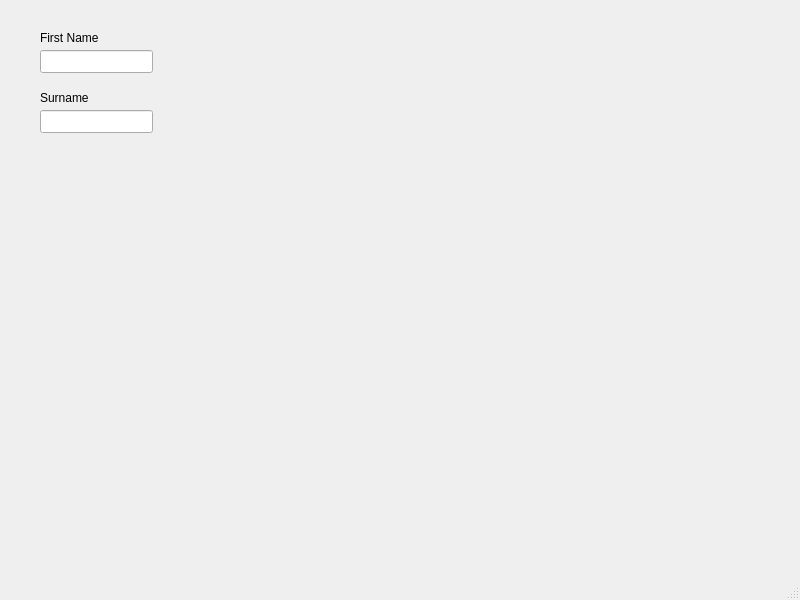
<?xml version="1.0" encoding="UTF-8"?>
<ui version="4.0">
 <class>MainWindow</class>
 <widget class="QMainWindow" name="MainWindow">
  <property name="geometry">
   <rect>
    <x>0</x>
    <y>0</y>
    <width>800</width>
    <height>600</height>
   </rect>
  </property>
  <property name="windowTitle">
   <string>MainWindow</string>
  </property>
  <property name="toolTipDuration">
   <number>-7</number>
  </property>
  <widget class="QWidget" name="centralwidget">
   <widget class="QLineEdit" name="firstNameInput">
    <property name="geometry">
     <rect>
      <x>40</x>
      <y>50</y>
      <width>113</width>
      <height>23</height>
     </rect>
    </property>
   </widget>
   <widget class="QLineEdit" name="surnameEdit">
    <property name="geometry">
     <rect>
      <x>40</x>
      <y>110</y>
      <width>113</width>
      <height>23</height>
     </rect>
    </property>
   </widget>
   <widget class="QLabel" name="firstNameLabel">
    <property name="geometry">
     <rect>
      <x>40</x>
      <y>30</y>
      <width>71</width>
      <height>16</height>
     </rect>
    </property>
    <property name="text">
     <string>First Name</string>
    </property>
   </widget>
   <widget class="QLabel" name="surnameLabel">
    <property name="geometry">
     <rect>
      <x>40</x>
      <y>90</y>
      <width>57</width>
      <height>15</height>
     </rect>
    </property>
    <property name="text">
     <string>Surname</string>
    </property>
   </widget>
  </widget>
  <widget class="QMenuBar" name="menubar">
   <property name="geometry">
    <rect>
     <x>0</x>
     <y>0</y>
     <width>800</width>
     <height>20</height>
    </rect>
   </property>
  </widget>
  <widget class="QStatusBar" name="statusbar"/>
 </widget>
 <resources/>
 <connections/>
</ui>
